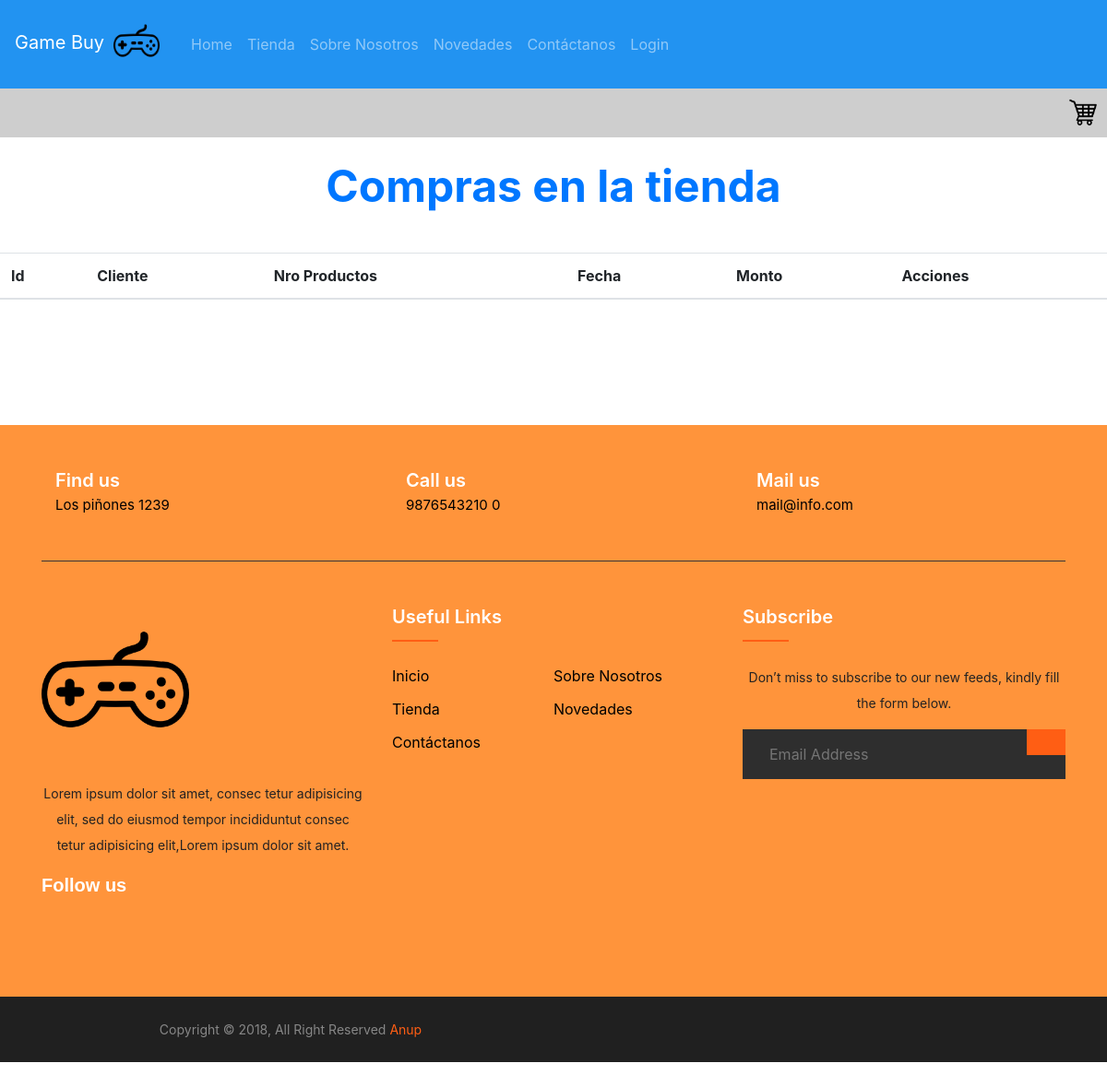
Page /tienda/crud_b on the earlier database version.
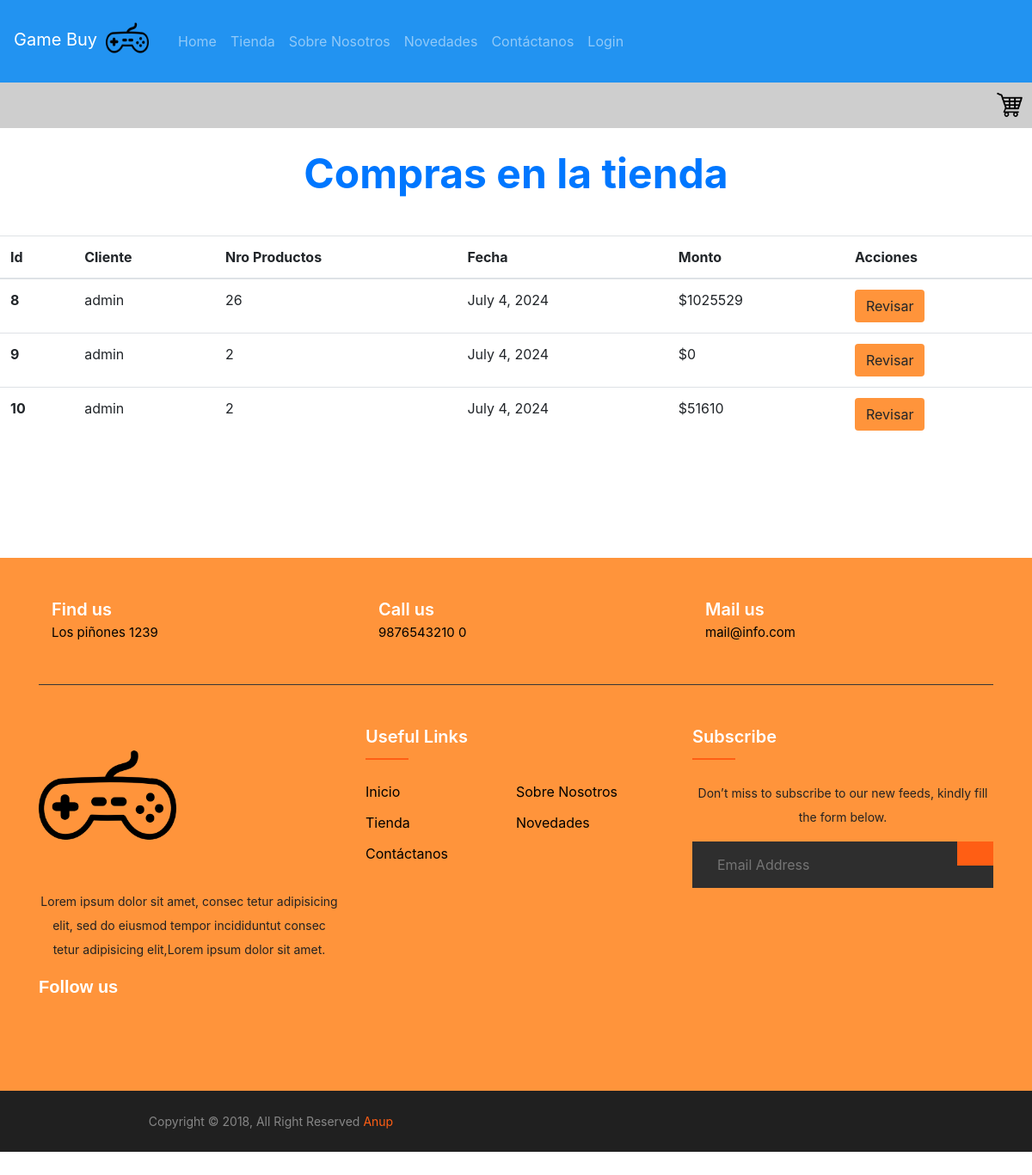
Same page on the later database version.
### tienda/models.py (models this page shows)
class Pedido(models.Model):
    id= models.AutoField(db_column= 'pedido_id', primary_key= True)
    nro_productos= models.IntegerField()
    f_cliente= models.ForeignKey(Cliente, db_column='cli_FK', on_delete=models.CASCADE)
    envio= models.BooleanField(default= True)
    fecha_compra= models.DateField(null= True)
    current= models.BooleanField(default= True)
    total_precio= models.IntegerField(default= 0)

class Cliente(models.Model):
    user= models.OneToOneField(User, null= True, on_delete=models.CASCADE)
    nombre= models.CharField(max_length= 50)
    primer_apellido= models.CharField(max_length= 50)
    segundo_apellido= models.CharField(max_length= 50)
    direccion= models.CharField(max_length= 60, null= True)
    telefono= models.IntegerField(null=True)

### tienda/views.py (the view)
# urls.py: path("crud_b", views.crud_boleta, name="crud_b"),
def crud_boleta(request):
    if request.method== "POST":
        id_p= request.POST.get("id_boton")
        pedido= Pedido.objects.get(id= id_p)
        cliente= pedido.f_cliente
        context={
            "pedido": pedido,
            "cliente": cliente
        }
        return render(request, "tienda/pedido_det.html", context)
    else:
        pedidos= Pedido.objects.all()
        context={"pedidos": pedidos}
        return render(request, "tienda/crud_boleta.html", context)

### tienda/templates/tienda/crud_boleta.html (shortened to what this page needs)
{% extends 'tienda/base.html' %}
{% load static %}
{% block content %}
<h1 class="my-4">Compras en la tienda</h1>
<div class="table-contenedor">
<table class="table table-hover tabla-crud">
    <thead>
      <tr>
        <th scope="col">Id</th>
        <th scope="col">Cliente</th>
        <th scope="col">Nro Productos</th>
        <th scope="col">Fecha</th>
        <th scope="col">Monto</th>
        <th scope="col">Acciones</th>
      </tr>
    </thead>
    <tbody>
        {% for ped in pedidos %}
            <tr>
                <th scope="row">{{ped.id}}</th>
                <td>{{ped.f_cliente.user.username}}</td>
                <td>{{ped.nro_productos}}</td>
                <td>{{ped.fecha_compra}}</td>
                <td>${{ped.total_precio}}</td>
                <form method="POST">
                    <td><button type="submit" value="{{ped.id}}" name="id_boton" class="btn btn-crud">Revisar</button></td>
                </form>
            </tr>
        {% endfor %}
    </tbody>
  </table>
</div>
{% endblock %}

Differences in the rows shown:
added Pedido: id "8", f_cliente.user.username "admin", nro_productos "26", fecha_compra "July 4, 2024", total_precio "1025529"
added Pedido: id "9", f_cliente.user.username "admin", nro_productos "2", fecha_compra "July 4, 2024", total_precio "0"
added Pedido: id "10", f_cliente.user.username "admin", nro_productos "2", fecha_compra "July 4, 2024", total_precio "51610"
